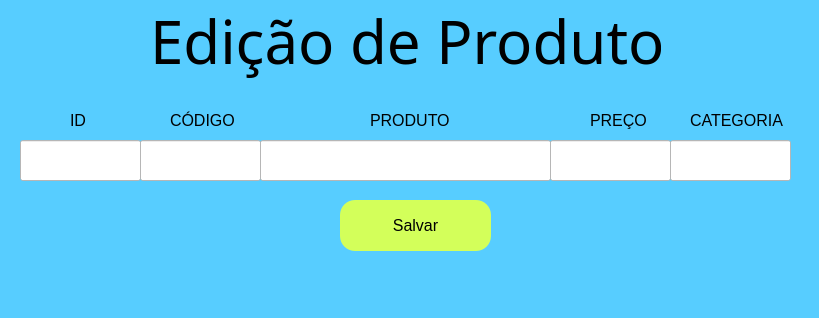
<?xml version="1.0" encoding="UTF-8"?>
<ui version="4.0">
 <class>MainWindow</class>
 <widget class="QMainWindow" name="MainWindow">
  <property name="geometry">
   <rect>
    <x>0</x>
    <y>0</y>
    <width>819</width>
    <height>318</height>
   </rect>
  </property>
  <property name="windowTitle">
   <string>MainWindow</string>
  </property>
  <property name="styleSheet">
   <string notr="true">background-color: rgb(87, 205, 255);</string>
  </property>
  <widget class="QWidget" name="centralwidget">
   <widget class="QLabel" name="label_6">
    <property name="geometry">
     <rect>
      <x>150</x>
      <y>0</y>
      <width>511</width>
      <height>81</height>
     </rect>
    </property>
    <property name="font">
     <font>
      <family>Microsoft YaHei UI Light</family>
      <pointsize>45</pointsize>
     </font>
    </property>
    <property name="text">
     <string>Edição de Produto</string>
    </property>
   </widget>
   <widget class="QLineEdit" name="lineEdit">
    <property name="geometry">
     <rect>
      <x>20</x>
      <y>140</y>
      <width>121</width>
      <height>41</height>
     </rect>
    </property>
    <property name="styleSheet">
     <string notr="true">background-color: rgb(255, 255, 255);</string>
    </property>
   </widget>
   <widget class="QLineEdit" name="lineEdit_2">
    <property name="geometry">
     <rect>
      <x>140</x>
      <y>140</y>
      <width>121</width>
      <height>41</height>
     </rect>
    </property>
    <property name="styleSheet">
     <string notr="true">background-color: rgb(255, 255, 255);</string>
    </property>
   </widget>
   <widget class="QLineEdit" name="lineEdit_3">
    <property name="geometry">
     <rect>
      <x>260</x>
      <y>140</y>
      <width>291</width>
      <height>41</height>
     </rect>
    </property>
    <property name="styleSheet">
     <string notr="true">background-color: rgb(255, 255, 255);</string>
    </property>
   </widget>
   <widget class="QLineEdit" name="lineEdit_4">
    <property name="geometry">
     <rect>
      <x>550</x>
      <y>140</y>
      <width>121</width>
      <height>41</height>
     </rect>
    </property>
    <property name="styleSheet">
     <string notr="true">background-color: rgb(255, 255, 255);</string>
    </property>
   </widget>
   <widget class="QLineEdit" name="lineEdit_5">
    <property name="geometry">
     <rect>
      <x>670</x>
      <y>140</y>
      <width>121</width>
      <height>41</height>
     </rect>
    </property>
    <property name="styleSheet">
     <string notr="true">background-color: rgb(255, 255, 255);</string>
    </property>
   </widget>
   <widget class="QPushButton" name="pushButton_2">
    <property name="geometry">
     <rect>
      <x>340</x>
      <y>200</y>
      <width>151</width>
      <height>51</height>
     </rect>
    </property>
    <property name="font">
     <font>
      <family>Microsoft YaHei UI</family>
      <pointsize>12</pointsize>
      <weight>50</weight>
      <bold>false</bold>
     </font>
    </property>
    <property name="styleSheet">
     <string notr="true">background-color: rgb(211, 255, 90);
border-color: rgb(0, 0, 0);
border-radius: 15px;
border-width: 2px;
border-color: rgb(0, 0, 0);</string>
    </property>
    <property name="text">
     <string>Salvar</string>
    </property>
   </widget>
   <widget class="QLabel" name="label_3">
    <property name="geometry">
     <rect>
      <x>70</x>
      <y>110</y>
      <width>21</width>
      <height>21</height>
     </rect>
    </property>
    <property name="font">
     <font>
      <family>Microsoft YaHei UI</family>
      <pointsize>12</pointsize>
     </font>
    </property>
    <property name="text">
     <string>ID</string>
    </property>
   </widget>
   <widget class="QLabel" name="label_4">
    <property name="geometry">
     <rect>
      <x>170</x>
      <y>110</y>
      <width>71</width>
      <height>21</height>
     </rect>
    </property>
    <property name="font">
     <font>
      <family>Microsoft YaHei UI</family>
      <pointsize>12</pointsize>
     </font>
    </property>
    <property name="text">
     <string>CÓDIGO</string>
    </property>
   </widget>
   <widget class="QLabel" name="label_5">
    <property name="geometry">
     <rect>
      <x>370</x>
      <y>110</y>
      <width>81</width>
      <height>21</height>
     </rect>
    </property>
    <property name="font">
     <font>
      <family>Microsoft YaHei UI</family>
      <pointsize>12</pointsize>
     </font>
    </property>
    <property name="text">
     <string>PRODUTO</string>
    </property>
   </widget>
   <widget class="QLabel" name="label_7">
    <property name="geometry">
     <rect>
      <x>590</x>
      <y>110</y>
      <width>61</width>
      <height>21</height>
     </rect>
    </property>
    <property name="font">
     <font>
      <family>Microsoft YaHei UI</family>
      <pointsize>12</pointsize>
     </font>
    </property>
    <property name="text">
     <string>PREÇO</string>
    </property>
   </widget>
   <widget class="QLabel" name="label_8">
    <property name="geometry">
     <rect>
      <x>690</x>
      <y>110</y>
      <width>101</width>
      <height>21</height>
     </rect>
    </property>
    <property name="font">
     <font>
      <family>Microsoft YaHei UI</family>
      <pointsize>12</pointsize>
     </font>
    </property>
    <property name="text">
     <string>CATEGORIA</string>
    </property>
   </widget>
  </widget>
  <widget class="QMenuBar" name="menubar">
   <property name="geometry">
    <rect>
     <x>0</x>
     <y>0</y>
     <width>819</width>
     <height>21</height>
    </rect>
   </property>
  </widget>
  <widget class="QStatusBar" name="statusbar"/>
 </widget>
 <resources/>
 <connections/>
</ui>
